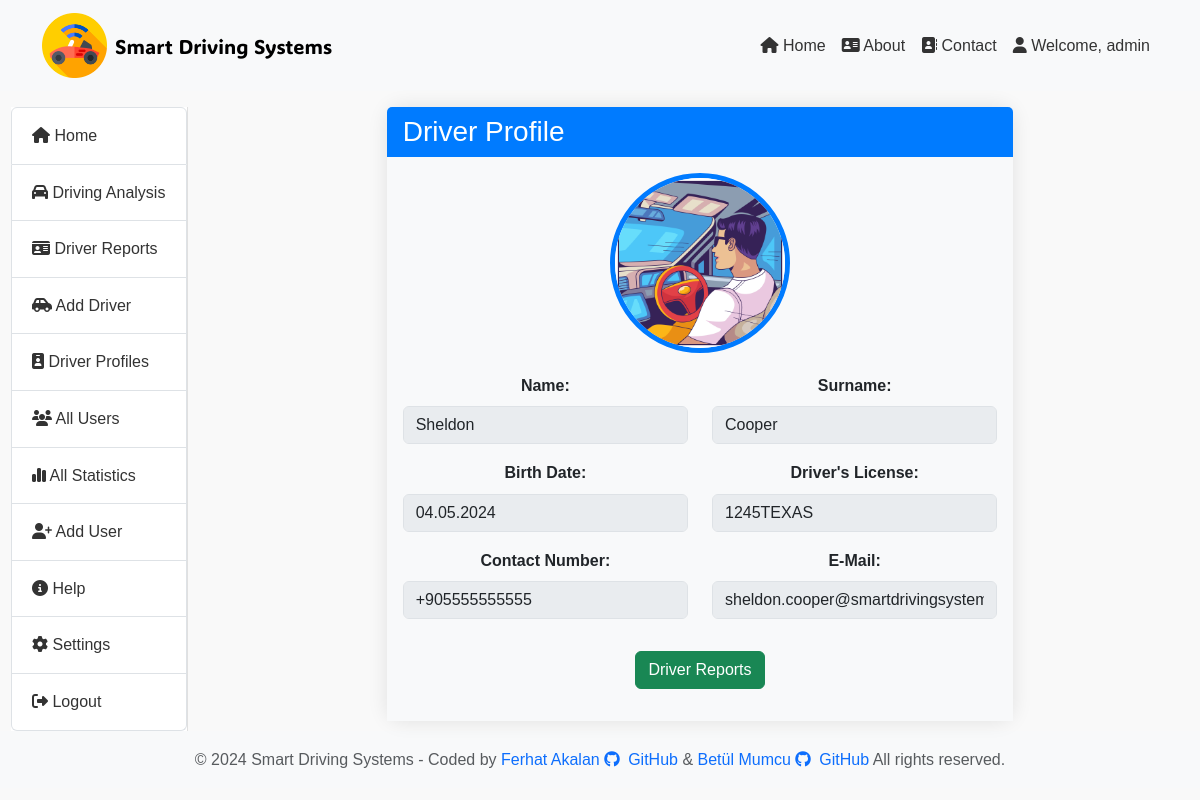
Before: /report/driver-profiles/1/ (signed in) with the older database file.
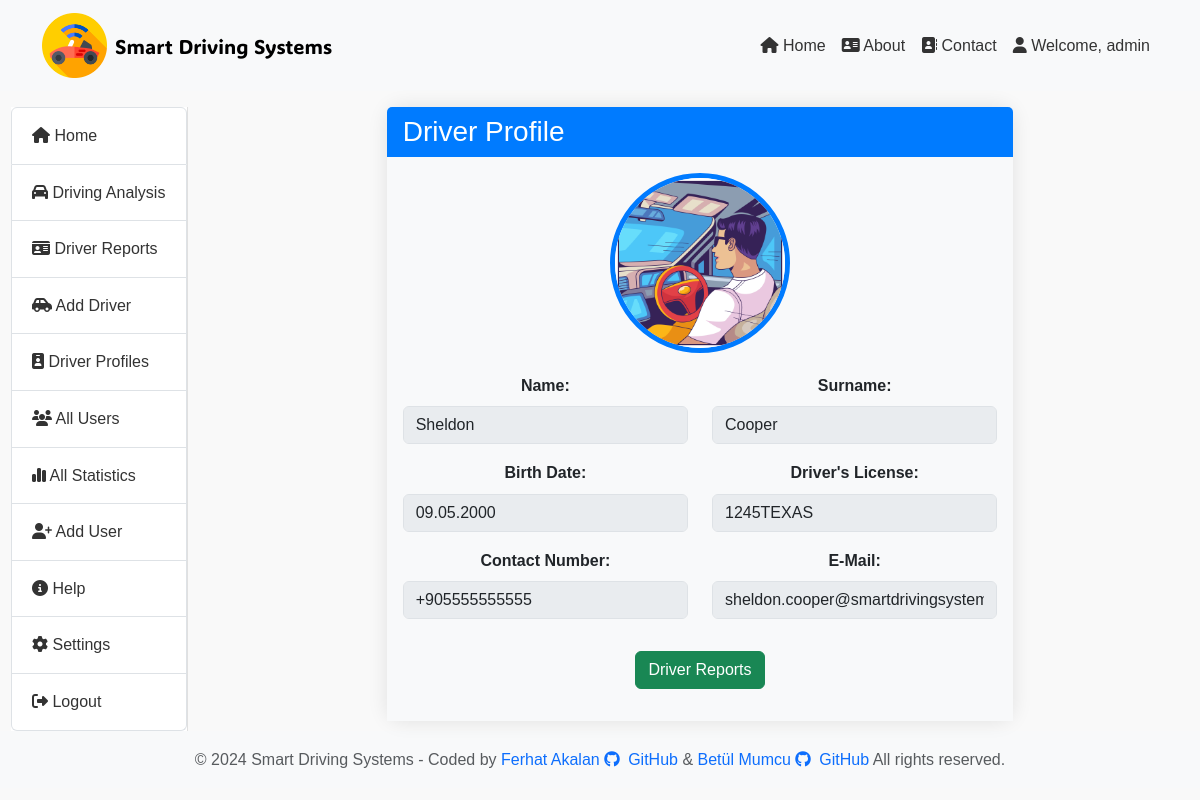
After: the same page with the newer database file.
### report/models.py (models this page shows, shortened)
class Driver(models.Model):
    user = models.ForeignKey(User, on_delete=models.CASCADE)
    driver_name = models.CharField(max_length=100)
    driver_surname = models.CharField(max_length=100)
    driver_licence = models.CharField(max_length=50, unique=True)
    driver_photo = models.ImageField(upload_to='driver_photos/', null=True, blank=True,
                                     help_text="Maximum 2MB and allowed formats: JPG, JPEG, PNG")
    created_at = models.DateTimeField(default=timezone.now)
    birth_date = models.DateField(null=True, blank=True)
    contact_number = models.CharField(max_length=20, null=True, blank=True)
    driver_email = models.EmailField(null=True, blank=True)

### report/views.py (the view)
# urls.py: path('driver-profiles/<int:driver_id>/', views.driver_profiles, name='driver_profiles'),
@login_required
def driver_profiles(request, driver_id):
    driver = get_object_or_404(Driver, pk=driver_id)
    context = {
        'driver': driver,
    }
    return render(request, 'driver-profiles.html', context)

### report/templates/driver-profiles.html (shortened to what this page needs)
{% extends 'layout.html' %}
{% block content %}
{% load static %}
<!DOCTYPE html>
<html lang="en">
<head>
    <link rel="stylesheet" href="{% static 'css/style.css' %}">
</head>
<body>
    <div class="container">
        <div class="row justify-content-center mt-3">
            <div class="col-md-8">
                <div class="card">
                    <div class="card-header">
                        <h3 class="mb-0">Driver Profile</h3>
                    </div>
                    <div class="card-body text-center">
                        {% if driver.driver_photo %}
                        <img src="{{ MEDIA_URL }}{{ driver.driver_photo.url }}" alt="Driver Photo" class="profile-pic">
                        {% endif %}
                        <div class="row">
                            <div class="col-md-6">
                                <div class="mb-3">
                                    <label for="driver_name" class="form-label">Name:</label>
                                    <input type="text" class="form-control" id="driver_name" value="{{ driver.driver_name }}" disabled>
                                </div>
                            </div>
                            <div class="col-md-6">
                                <div class="mb-3">
                                    <label for="driver_surname" class="form-label">Surname:</label>
                                    <input type="text" class="form-control" id="driver_surname" value="{{ driver.driver_surname }}" disabled>
                                </div>
                            </div>
                        </div>
                        <div class="row">
                            <div class="col-md-6">
                                <div class="mb-3">
                                    <label for="birth_date" class="form-label">Birth Date:</label>
                                    <input type="text" class="form-control" id="birth_date" value="{{ driver.birth_date|date:'d.m.Y' }}" disabled>
                                </div>
                            </div>
                            <div class="col-md-6">
                                <div class="mb-3">
                                    <label for="driver_license" class="form-label">Driver's License:</label>
                                    <input type="text" class="form-control" id="driver_license" value="{{ driver.driver_licence }}" disabled>
                                </div>
                            </div>
                        </div>
                        <div class="row">
                            <div class="col-md-6">
                                <div class="mb-3">
                                    <label for="contact_number" class="form-label">Contact Number:</label>
                                    <input type="text" class="form-control" id="contact_number" value="{{ driver.contact_number }}" disabled>
                                </div>
                            </div>
                            <div class="col-md-6">
                                <div class="mb-3">
                                    <label for="driver_email" class="form-label">E-Mail:</label>
                                    <input type="text" class="form-control" id="driver_email" value="{{ driver.driver_email }}" disabled>
                                </div>
                            </div>
                        </div>
                        <div class="my-3">
                            <a href="{% url 'driver_reports_driver_id' driver.id %}"class="btn btn-success">Driver Reports</a>
                        </div>
                    </div>
                </div>
            </div>
        </div>
    </div>
</body>
</html>
{% endblock %}

Changed rows visible on the page:
changed Driver "Sheldon": birth_date "04.05.2024" → "09.05.2000"
